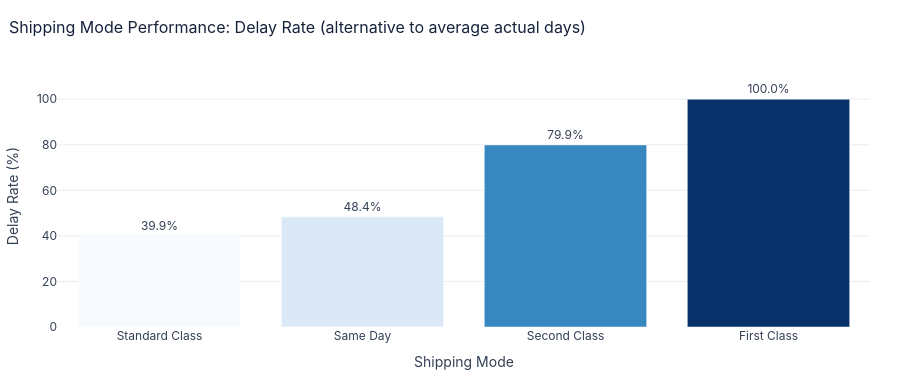

The notebook cell saved with this chart:
### Code cell
# Shipping Mode Bar Chart
# ALTERNATIVE CHART: the dashboard plotted average ACTUAL shipping days, which is not in this dataset.
# Here the delay rate (share of orders with Is_Delayed = 1) is shown for each shipping mode.
mode_perf = (df.groupby("Shipping Mode")
               .agg(Total_Orders=("Order Id", "nunique"),
                    Delayed_Orders=("Is_Delayed", "sum"),
                    Scheduled_Days=("Days for shipment (scheduled)", "mean"))
               .reset_index())
mode_perf["Delay Rate (%)"] = mode_perf["Delayed_Orders"] / mode_perf["Total_Orders"] * 100
mode_perf = mode_perf.sort_values("Delay Rate (%)")

fig = px.bar(mode_perf, x="Shipping Mode", y="Delay Rate (%)", color="Delay Rate (%)", color_continuous_scale="Blues",
             hover_data={"Total_Orders": ":,", "Delayed_Orders": ":,", "Scheduled_Days": ":.0f"}, text="Delay Rate (%)",
             title="Shipping Mode Performance: Delay Rate (alternative to average actual days)")
fig.update_traces(texttemplate="%{text:.1f}%", textposition="outside")
fig.update_layout(yaxis_range=[0, 115], coloraxis_showscale=False)
show(fig)

### Figure 1 — Plotly figure (JSON) as saved in the notebook; plotly's stock layout.template omitted (floating-point values rounded to 4 significant figures)
{"data": [{"customdata": [[39320.0, 15680.0, 4.0], [3571.0, 1727.0, 0.0], [12780.0, 10210.0, 2.0], [10080.0, 10080.0, 1.0]], "hovertemplate": "Shipping Mode=%{x}<br>Delay Rate (%)=%{marker.color}<br>Total_Orders=%{customdata[0]:,}<br>Delayed_Orders=%{customdata[1]:,}<br>Scheduled_Days=%{customdata[2]:.0f}<extra></extra>", "legendgroup": "", "marker": {"color": [39.87, 48.36, 79.93, 100.0], "coloraxis": "coloraxis", "pattern": {"shape": ""}}, "name": "", "orientation": "v", "showlegend": false, "text": [39.87, 48.36, 79.93, 100.0], "textposition": "outside", "texttemplate": "%{text:.1f}%", "type": "bar", "x": ["Standard Class", "Same Day", "Second Class", "First Class"], "xaxis": "x", "y": [39.87, 48.36, 79.93, 100.0], "yaxis": "y"}], "layout": {"barmode": "relative", "coloraxis": {"autocolorscale": false, "colorbar": {"title": {"text": "Delay Rate (%)"}}, "colorscale": [[0.0, "rgb(247,251,255)"], [0.125, "rgb(222,235,247)"], [0.25, "rgb(198,219,239)"], [0.375, "rgb(158,202,225)"], [0.5, "rgb(107,174,214)"], [0.625, "rgb(66,146,198)"], [0.75, "rgb(33,113,181)"], [0.875, "rgb(8,81,156)"], [1.0, "rgb(8,48,107)"]], "showscale": false}, "font": {"color": "#344054", "family": "Inter, Arial, sans-serif", "size": 12}, "height": 380, "legend": {"bgcolor": "rgba(255,255,255,0)", "tracegroupgap": 0}, "margin": {"b": 50, "l": 40, "r": 30, "t": 65}, "paper_bgcolor": "#FFFFFF", "plot_bgcolor": "#FFFFFF", "title": {"font": {"color": "#17233B", "size": 16}, "text": "Shipping Mode Performance: Delay Rate (alternative to average actual days)", "x": 0.01}, "xaxis": {"anchor": "y", "domain": [0.0, 1.0], "showgrid": false, "title": {"text": "Shipping Mode"}, "zeroline": false}, "yaxis": {"anchor": "x", "domain": [0.0, 1.0], "gridcolor": "#E9EDF4", "range": [0, 115], "title": {"text": "Delay Rate (%)"}, "zeroline": false}}}
